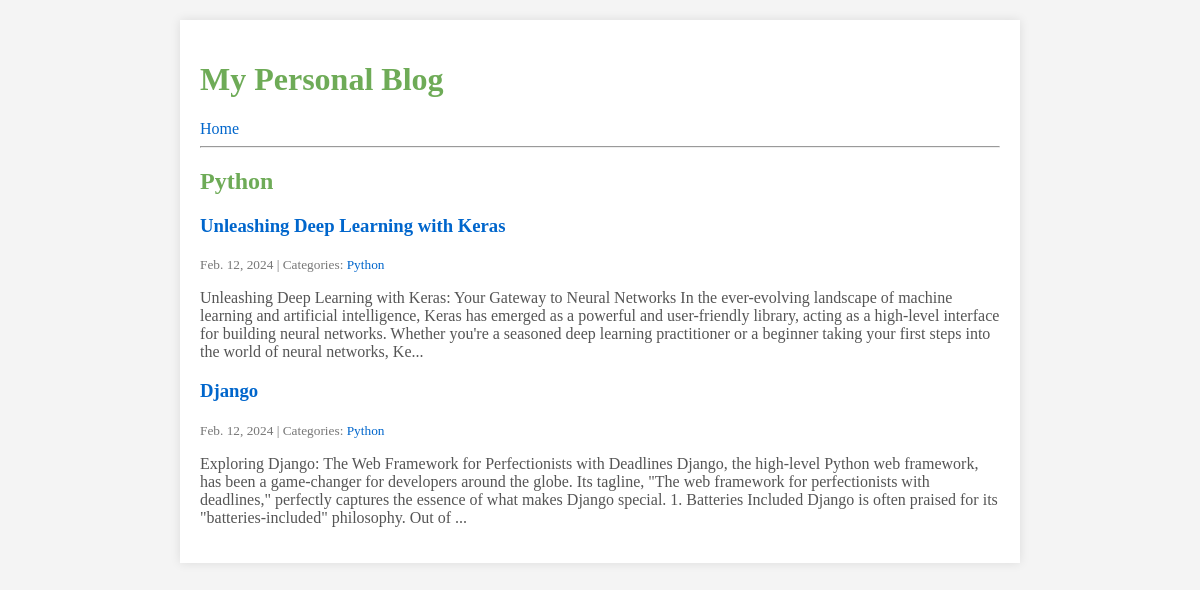
Page /category/Python/ on the committed database.
### blog/models.py (models this page shows, shortened)
class Category(models.Model):
    name = models.CharField(max_length=30)
    class Meta:
        verbose_name_plural = "categories"

class Post(models.Model):
    title = models.CharField(max_length=255)
    body = models.TextField()
    created_on = models.DateTimeField(auto_now_add=True)
    last_modified = models.DateTimeField(auto_now=True)
    categories = models.ManyToManyField("Category", related_name="posts")

### blog/views.py (the view)
# urls.py: path("category/<category>/", views.blog_category, name="blog_category"),
def blog_category(request, category):
    posts = Post.objects.filter(
        categories__name__contains=category
    ).order_by("-created_on")
    context = {
        "category": category,
        "posts": posts,
    }
    return render(request, "blog/category.html", context)

### blog/templates/blog/category.html (shortened to what this page needs)
{% extends "blog/index.html" %}
{% load static %}
{% block page_title %}
<h2>{{ category }}</h2>
{% endblock page_title %}

### blog/templates/blog/index.html (shortened to what this page needs)
{% extends "base.html" %}
{% load static %}
    {% block page_content %}
        {% block posts %}
            {% for post in posts %}
                <h3><a href="{% url 'blog_detail' post.pk %}">{{ post.title }}</a></h3>
                <small>
                    {{ post.created_on.date }} | Categories:
                    {% for category in post.categories.all %}
                        <a href="{% url 'blog_category' category.name %}">
                            {{ category.name }}
                        </a>
                    {% endfor %}
                </small>
                <p>{{ post.body | slice:":400" }}...</p>
            {% endfor %}
        {% endblock posts %}
    {% endblock page_content %}

### templates/base.html (shortened to what this page needs)
{% load static %}
<!DOCTYPE html>
<html lang="en">
<head>
    <link rel="stylesheet" href="{% static 'css/styles.css' %}">
</head>
<body>
<div class="container">
<!DOCTYPE html>
<html lang="en">
<head>
</head>
<body>
<h1>My Personal Blog</h1>
<a href="{% url "blog_index" %}">Home</a>
<hr>
{% block page_title %}{% endblock page_title %}
{% block page_content %}{% endblock page_content %}
</div>
</body>
</html>

### blog/static/css/styles.css (style rules this page uses)
h1 { font-family: 'Times New Roman', Times, serif, sans-serif; color: #419022c2; }
body { font-family: 'Times New Roman', Times, serif, sans-serif; margin: 0; padding: 0; background-color: #f4f4f4; }
.container { max-width: 800px; margin: 20px auto; padding: 20px; background-color: #fff; box-shadow: 0 0 10px rgba(0, 0, 0, 0.1); }
h2 { color: #419022c2; }
h3 { color: #0066cc; }
a { color: #0066cc; text-decoration: none; }
small { color: #777; }
p { color: #555; }

### rows in the picture
Category: name "Python"
Post: title "Unleashing Deep Learning with Keras", created_on "Feb. 12, 2024", body "Unleashing Deep Learning with Keras: Your Gateway to Neural Networks In the ever-evolving landscape of machine learning and artificial intelligence, Keras has emerged as a powerful and user-friendly library, acting as a high-level interface for building neural networks. Whether you're a seasoned deep learning practitioner or a beginner taking your first steps into the world of neural networks, Ke"
Post: title "Django", created_on "Feb. 12, 2024", body "Exploring Django: The Web Framework for Perfectionists with Deadlines Django, the high-level Python web framework, has been a game-changer for developers around the globe. Its tagline, \"The web framework for perfectionists with deadlines,\" perfectly captures the essence of what makes Django special. 1. Batteries Included Django is often praised for its \"batteries-included\" philosophy. Out of"
